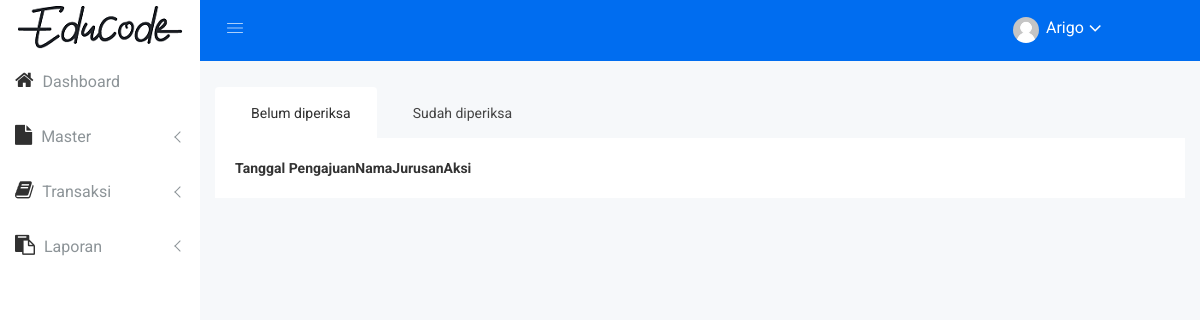
The page /index.php?page=persetujuan-skripsi (signed in) on the database as committed earlier.
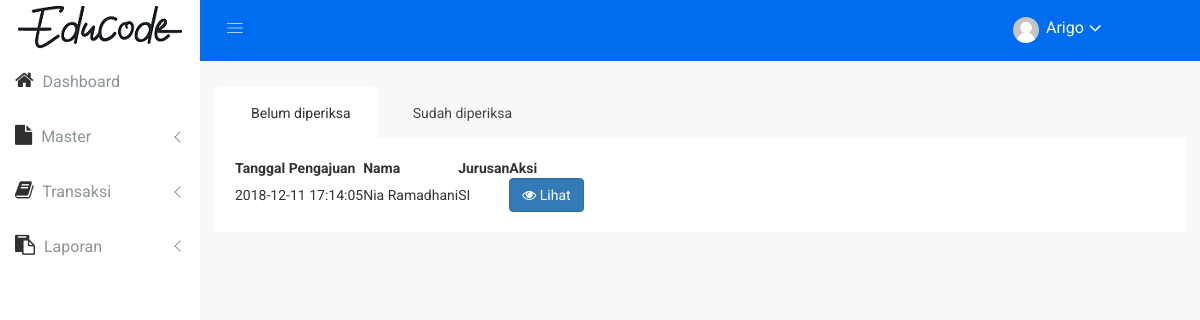
The same page on the database as committed later.
### tables this page shows
CREATE TABLE IF NOT EXISTS `tb_pengajuan` (
  `id_pengajuan` varchar(15) NOT NULL,
  `id_user` varchar(45) DEFAULT NULL,
  `id_jurusan` int(11) DEFAULT NULL,
  `tgl_pengajuan` datetime DEFAULT NULL,
  `status` varchar(45) DEFAULT NULL,
  `tgl_periksa` datetime DEFAULT NULL
);

CREATE TABLE IF NOT EXISTS `tb_user` (
  `id_user` varchar(45) NOT NULL,
  `id_jurusan` int(11) DEFAULT NULL,
  `password` varchar(45) DEFAULT NULL,
  `nama` varchar(45) DEFAULT NULL,
  `otorisasi` varchar(45) DEFAULT NULL
);

CREATE TABLE IF NOT EXISTS `tb_jurusan` (
`id_jurusan` int(11) NOT NULL,
  `nama_jurusan` varchar(45) DEFAULT NULL
);

### page/persetujuan-skripsi.php (the view, shortened to what this page needs)
<div class="admintab-area mg-b-15">
    <div class="container-fluid">
        <div class="row">
            <div class="col-lg-12 col-md-12 col-sm-12 col-xs-12">
                <div class="admintab-wrap edu-tab1 mg-t-30">
                    <ul class="nav nav-tabs custom-menu-wrap custon-tab-menu-style1">
                        <li class="active"><a data-toggle="tab" href="#TabUnchecked"><span class="edu-icon edu-analytics tab-custon-ic"></span>Belum diperiksa</a></li>
                        <li><a data-toggle="tab" href="#TabChecked"><span class="edu-icon edu-analytics-arrow tab-custon-ic"></span>Sudah diperiksa</a></li>
                    </ul>
                    <div class="tab-content">
                        <div id="TabUnchecked" class="tab-pane in active animated flipInX custon-tab-style1">
                            <table id="table" data-toggle="table" data-pagination="true" data-search="true" data-show-columns="true" data-show-pagination-switch="true" data-show-toggle="true" data-show-export="true" data-click-to-select="true" data-toolbar="#toolbar">
                                <thead>
                                    <tr>
                                        <th data-field="tgl_pengajuan">Tanggal Pengajuan</th>
                                        <th data-field="nama">Nama</th>
                                        <th data-field="id_jurusan">Jurusan</th>
                                        <th data-field="action">Aksi</th>
                                    </tr>
                                </thead>
                                <tbody>
                                <?php
                                    $r = $con->query("SELECT tb_pengajuan.id_pengajuan, tb_pengajuan.tgl_pengajuan, tb_pengajuan.id_user, tb_user.nama, tb_jurusan.nama_jurusan FROM tb_user INNER JOIN (tb_jurusan INNER JOIN tb_pengajuan ON tb_jurusan.id_jurusan = tb_pengajuan.id_jurusan) ON tb_user.id_user = tb_pengajuan.id_user WHERE tb_pengajuan.status = 'Belum diperiksa'");
                                    while ($rr = $r->fetch_array()) {
                                ?>
                                    <tr>
                                        <td><?php echo $rr['tgl_pengajuan'];?></td>
                                        <td><?php echo $rr['nama'];?></td>
                                        <td><?php echo $rr['nama_jurusan'];?></td>
                                        <td>
                                            <a href="index.php?page=persetujuan-skripsi-detail&id_pengajuan=<?php echo $rr['id_pengajuan'];?>&id_user=<?php echo $rr['id_user'];?>" class="btn btn-custon-rounded-three btn-primary"><i class="fa fa-eye"></i>&nbsp;Lihat</a>
                                        </td>
                                    </tr>
                                <?php
                                    }
                                ?>
                                </tbody>
                            </table>
                        </div>
                    </div>
                </div>
            </div>
        </div>
    </div>
</div>

Rows that differ between the two databases and show on the page:
added tb_pengajuan: tgl_pengajuan "2018-12-11 17:14:05", id_user.nama "Nia Ramadhani", id_jurusan.nama_jurusan "SI"
